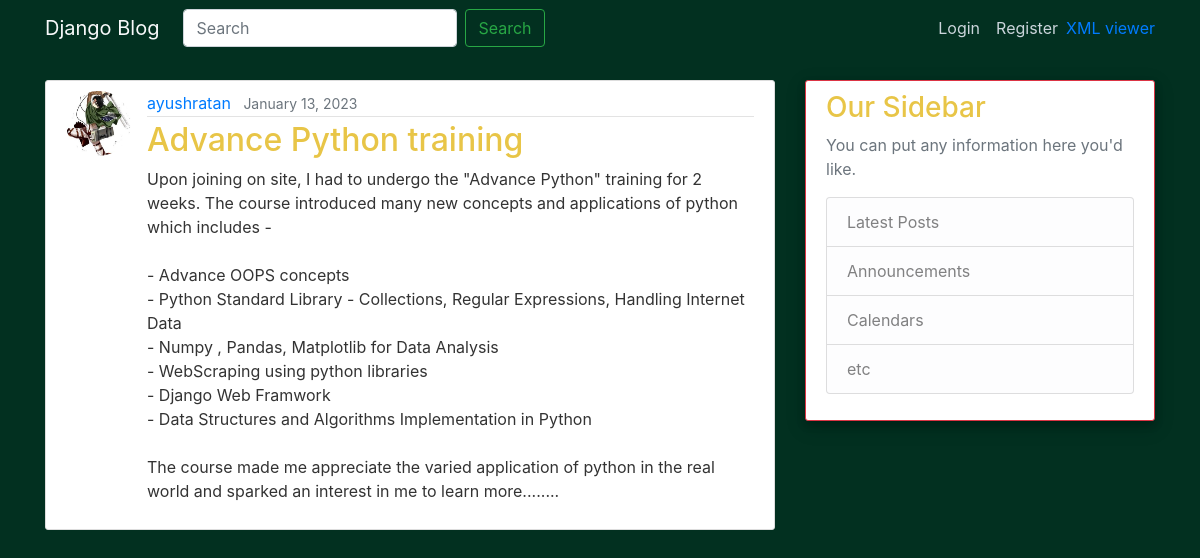
The page /post/34/ on the database its author committed.
### blog/models.py (models this page shows, shortened)
class Post(models.Model):
    title = models.CharField(max_length=100)
    content = models.TextField()
    date_posted = models.DateTimeField(default=timezone.now)
    author = models.ForeignKey(User, on_delete=models.CASCADE)
    thumbnail = models.ImageField(upload_to="post_pics",blank=True)

### users/models.py (models this page shows, shortened)
class Profile(models.Model):
    user = models.OneToOneField(User, on_delete=models.CASCADE)
    image = models.ImageField(default='default.jpg', upload_to='profile_pics')

### blog/views.py (the view)
# urls.py: path("post/<int:pk>/", PostDetailView.as_view(), name='post-detail'),
class PostDetailView(DetailView):
    model = Post

### blog/templates/blog/post_detail.html (shortened to what this page needs)
{% extends "blog/base.html" %}
{% block content %}
    <article class="media content-section">
        <img class="rounded-circle article-img" src="{{ object.author.profile.image.url }}" alt="">
        <div class="media-body">
            <div class="article-metadata">
                <a class="mr-2" href="{% url 'user-posts' object.author.username %}">{{ object.author }}</a>
                <small class="text-muted">{{ object.date_posted|date:"F d, Y" }}</small>
            </div>
            <h2 class="article-title">{{ object.title }}</h2>
            <p class="article-content">{{ object.content }}</p>
        </div>
    </article>
{% endblock content %}

### blog/static/blog/main.css (style rules this page uses)
body { background-color: #023020; color: #333333; margin-top: 5rem; }
h1, h2, h3, h4, h5, h6 { color: #E8C547; }
.content-section { background: #ffffff; padding: 10px 20px; border: 1px solid #dddddd; border-radius: 3px; margin-bottom: 20px; }
.article-title { color: #E8C547; }
.article-content { white-space: pre-line; }
.article-img { height: 65px; width: 65px; margin-right: 16px; }
.article-metadata { padding-bottom: 1px; margin-bottom: 4px; border-bottom: 1px solid #e3e3e3 }

### rows shown on the page
Post: author.profile.image (picture), author "ayushratan", date_posted "January 13, 2023", title "Advance Python training", content "Upon joining on site, I had to undergo the \"Advance Python\" training for 2 weeks. The course introduced many new concepts and applications of python which includes - - Advance OOPS concepts - Python Standard Library - Collections, Regular Expressions, Handling Internet Data - Numpy , Pandas, Matplotlib for Data Analysis - WebScraping using python libraries - Django Web Framwork - Data Structures and Algorithms Implementation in Python The course made me appreciate the varied application of python in the real world and sparked an interest in me to learn more........"
